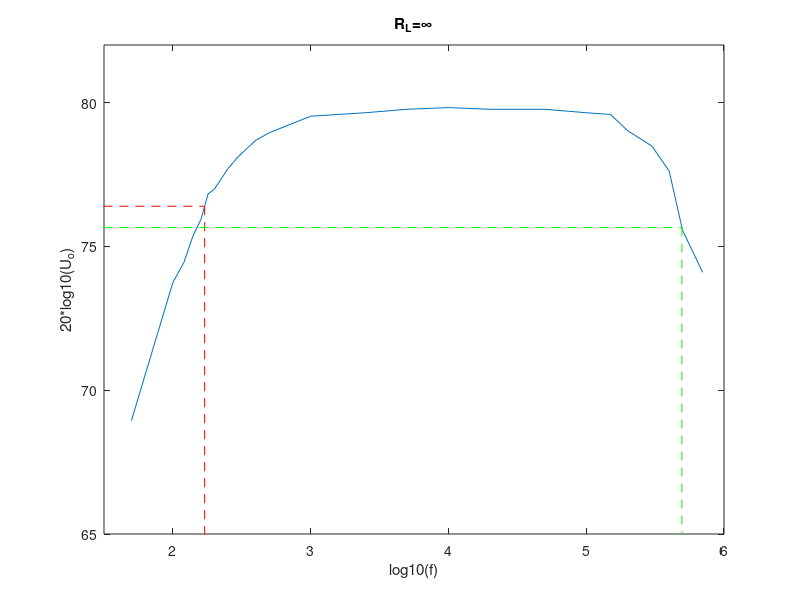
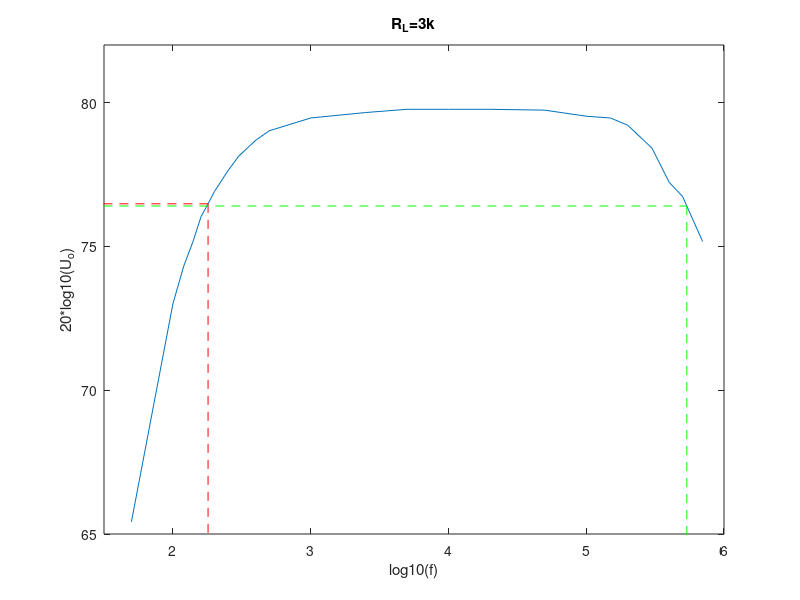

Write the MATLAB code that produced these figures, in order.
Hz = [50 100 120 140 160 180 200 250 300 400 500 1000 2500 5000 10000 20000 50000 100000 150000 200000 300000 400000 500000 700000];
Uo = [2.8 4.867 5.267 5.867 6.267 6.937 7.067 7.667 8.067 8.60 8.86 9.467 9.600 9.733 9.800 9.733 9.733 9.600 9.533 8.933 8.400 7.600 6.00 5.067];

figure(1)

Hz = log10(Hz);
Uo = 20*log10(Uo*1000); 

plot(Hz, Uo, '-')

hold on

fL = 170; fH = 495000;

UL = interp1(Hz, Uo, log10(fL));
UH = interp1(Hz, Uo, log10(fH));

line([log10(fL) log10(fL)], [UL 0], 'Color', 'r', 'LineStyle', '--')
line([log10(fH) log10(fH)], [UH 0], 'Color', 'g', 'LineStyle', '--')
line([0 log10(fL)], [UL UL], 'Color', 'r', 'LineStyle', '--')
line([0 log10(fH)], [UH UH], 'Color', 'g', 'LineStyle', '--')

title('R_{L}=\infty')
xlabel('log10(f)')
ylabel('20*log10(U_{o})')

xlim([1.5 6])
ylim([65 82])

hold off



figure(2)

Uo = [1.867 4.467 5.200 5.733 6.333 6.667 7.000 7.600 8.067 8.60 8.93 9.400  9.607 9.733 9.733 9.733 9.700 9.467 9.400 9.133 8.333 7.267 6.867 5.733];

Uo = 20*log10(Uo*1000);

plot(Hz, Uo, '-')

hold on

fL = 180; fH = 537000;

UL = interp1(Hz, Uo, log10(fL));
UH = interp1(Hz, Uo, log10(fH));

line([log10(fL) log10(fL)], [UL 0], 'Color', 'r', 'LineStyle', '--')
line([log10(fH) log10(fH)], [UH 0], 'Color', 'g', 'LineStyle', '--')

line([0 log10(fL)], [UL UL], 'Color', 'r', 'LineStyle', '--')
line([0 log10(fH)], [UH UH], 'Color', 'g', 'LineStyle', '--')

title('R_{L}=3k')
xlabel('log10(f)')
ylabel('20*log10(U_{o})')

xlim([1.5 6])
ylim([65 82])

hold off

saveas(figure(1), 'RLinf.png')
saveas(figure(2), 'RL3k.png')